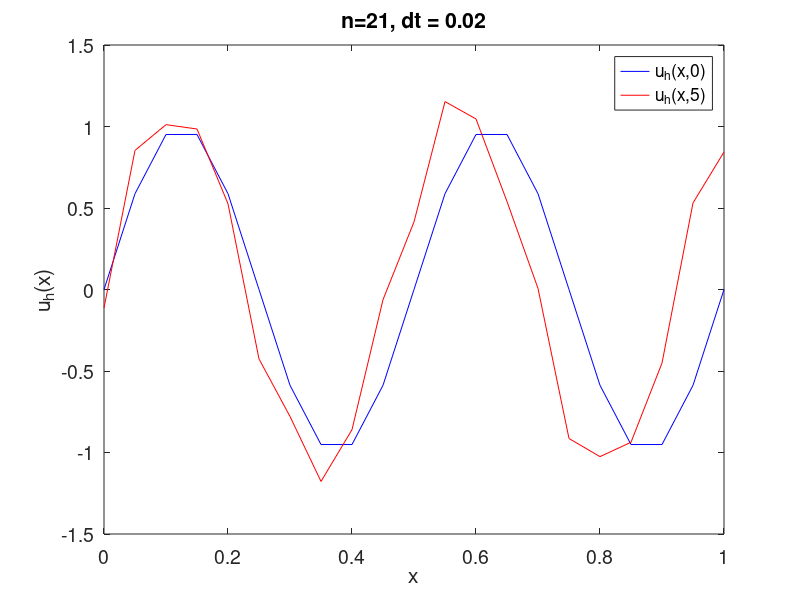

Reproduce this figure in MATLAB.
% 1D advection test program implementing a 2nd order central finite
% difference method for constant transport speed a

% clear all

set(groot,'DefaultAxesFontSize',14)
set(groot,'DefaultTextFontSize',14)

n = 21;         % number of grid points
Tf = 5;         % final time
periodic = 0;   % switch between Dirichlet conditions (0) and periodic (1)
a = +1;         % advection speed
Cr = 0.4;       % Courant number -> sets time step size in dt = Cr * h / a
left = 0;       % left end of the domain
right = 1;      % right end of the domain
time_integrator = 'rk4'; % rk4, bw_euler, trapezoidal, fw_euler

% analytical solution
analytical = @(x,t)sin(4*pi*(x-a*t));
%analytical = @(x,t)exp(sin(4*pi*(x-a*t)));

h = (right-left)/(n-1);
% this is the basic central difference formula in the interior
D = -a / 2 / h * spdiags([-ones(n,1) zeros(n,1) ones(n,1)], -1:1, n, n);
% one-sided finite difference formula at the boundary & simultaneous
% approximation term for the boundary condition, i.e., a penalty 
% tau * (u_1 - h_0) for tau = 2/h
D(1,2) = -a / h;
D(1,1) = a / h - (a + abs(a)) / h;
D(n,n-1) = a / h;
D(n,n) = -a / h + (a - abs(a)) / h;

x = left:h:right;

Fbound = zeros(n,2);
if periodic == 0
    Fbound(1,1) = -(a + abs(a)) / h;
    Fbound(n,2) =  (a - abs(a)) / h;
else
    D(1,n) =  (a + abs(a)) / h;
    D(n,1) = -(a - abs(a)) / h;
end

% compute time step from Cr number, adjust to hit the desired final time
% exactly
dt = Cr * min(h) / abs(a);
NT = round(Tf/dt);
dt = Tf/NT;

% set initial condition
u=zeros(n,NT+1);
u(:,1) = analytical(x,0);

% run the time loop
for m=1:NT
    
    if strcmp(time_integrator, 'rk4')
        ubound = [analytical(0,(m-1)*dt); analytical(1,(m-1)*dt)];
        k1 = D*u(:,m) - Fbound*ubound;
        ubound = [analytical(0,(m-0.5)*dt); analytical(1,(m-0.5)*dt)];
        k2 = D*(u(:,m)+0.5*dt*k1) - Fbound*ubound;
        k3 = D*(u(:,m)+0.5*dt*k2) - Fbound*ubound;
        ubound = [analytical(0,m*dt); analytical(1,m*dt)];
        k4 = D*(u(:,m)+dt*k3) - Fbound*ubound;
        u(:,m+1) = u(:,m) + dt/6*(k1+2*k2+2*k3+k4);
        
    elseif strcmp(time_integrator, 'fw_euler')
        ubound = [analytical(0,m*dt); analytical(1,m*dt)];
        u(:,m+1) = u(:,m) + dt*(D*u(:,m) - Fbound*ubound);
        
    elseif strcmp(time_integrator, 'bw_euler')
        ubound = [analytical(0,m*dt); analytical(1,m*dt)];
        u(:,m+1) = (eye(n)/dt - D)\(1/dt * u(:,m) - Fbound*ubound);
        
    elseif strcmp(time_integrator, 'trapezoidal')
        ubound = [analytical(0,m*dt); analytical(1,m*dt)];
        uboundn = [analytical(0,(m-1)*dt); analytical(1,(m-1)*dt)];
        u(:,m+1) = (eye(n)/dt - 0.5 * D)\((eye(n)/dt+0.5*D)*u(:,m) - ...
            0.5*Fbound*ubound - 0.5*Fbound*uboundn);
        
    else
        disp(['unknown integrator ' time_integrator])
        runtime_error;
    end
end

% plot the initial condition and the final solution
figure(1)
plot(x,u(:,1),'b',x,u(:,end),'r-')
xlabel('x')
ylabel('u_h(x)')
title(['n=' num2str(n) ', dt = ' num2str(dt)])
legend('u_h(x,0)',['u_h(x,' num2str(Tf) ')'],'Location','NorthEast')

error = max(abs(u(:,end) - analytical(x',Tf)));
disp(['Error in maximum norm: ' num2str(error)]);